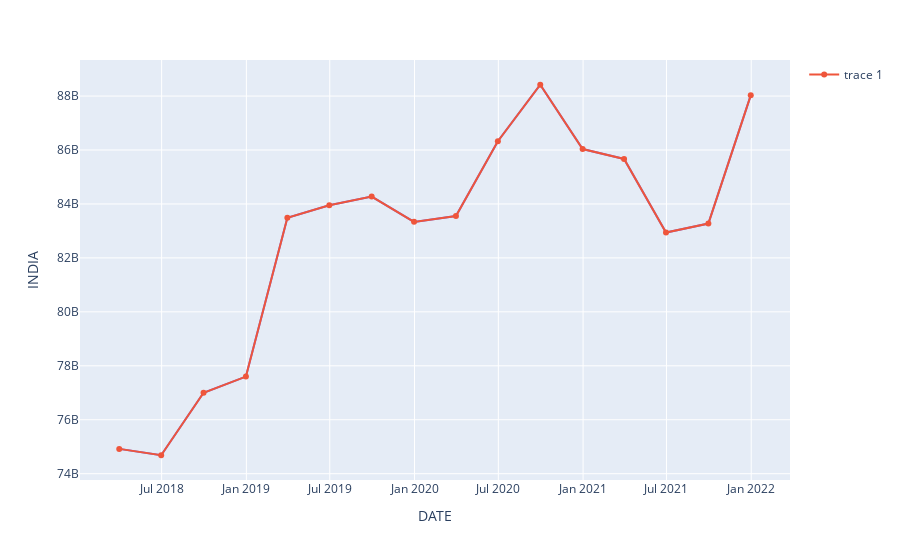

Write notebook code for a chart like this one.
### Code cell
# Plot 
fig = px.line(df_vs1, x=df_vs1['DATE'], y=df_vs1['INDIA'])
# Only thing I figured is - I could do this 
fig.add_scatter(x=df_vs1['DATE'], y=df_vs1['INDIA']) # Not what is desired - need a line 
# Show plot 
fig.show()

### Figure 1 — Plotly figure (JSON) as saved in the notebook; plotly's stock layout.template omitted (floating-point values rounded to 4 significant figures)
{"data": [{"hovertemplate": "DATE=%{x}<br>INDIA=%{y}<extra></extra>", "legendgroup": "", "line": {"color": "#636efa", "dash": "solid"}, "marker": {"symbol": "circle"}, "mode": "lines", "name": "", "orientation": "v", "showlegend": false, "type": "scatter", "x": ["2018-03-31", "2018-06-30", "2018-09-30", "2018-12-31", "2019-03-31", "2019-06-30", "2019-09-30", "2019-12-31", "2020-03-31", "2020-06-30", "2020-09-30", "2020-12-31", "2021-03-31", "2021-06-30", "2021-09-30", "2021-12-31"], "xaxis": "x", "y": [74919537000, 74683568000, 76998537000, 77600019000, 83486120000, 83953528000, 84274355000, 83335497000, 83549494000, 86324506000, 88418770000, 86035286000, 85666823000, 82937893000, 83272499000, 88025407000], "yaxis": "y"}, {"type": "scatter", "x": ["2018-03-31", "2018-06-30", "2018-09-30", "2018-12-31", "2019-03-31", "2019-06-30", "2019-09-30", "2019-12-31", "2020-03-31", "2020-06-30", "2020-09-30", "2020-12-31", "2021-03-31", "2021-06-30", "2021-09-30", "2021-12-31"], "y": [74919537000, 74683568000, 76998537000, 77600019000, 83486120000, 83953528000, 84274355000, 83335497000, 83549494000, 86324506000, 88418770000, 86035286000, 85666823000, 82937893000, 83272499000, 88025407000]}], "layout": {"autosize": true, "legend": {"tracegroupgap": 0}, "margin": {"t": 60}, "xaxis": {"anchor": "y", "autorange": true, "domain": [0, 1], "range": ["2018-01-06 16:46:29.3593", "2022-03-24 07:13:30.6407"], "title": {"text": "DATE"}, "type": "date"}, "yaxis": {"anchor": "x", "autorange": true, "domain": [0, 1], "range": [73620000000.0, 89480000000.0], "title": {"text": "INDIA"}, "type": "linear"}}}
